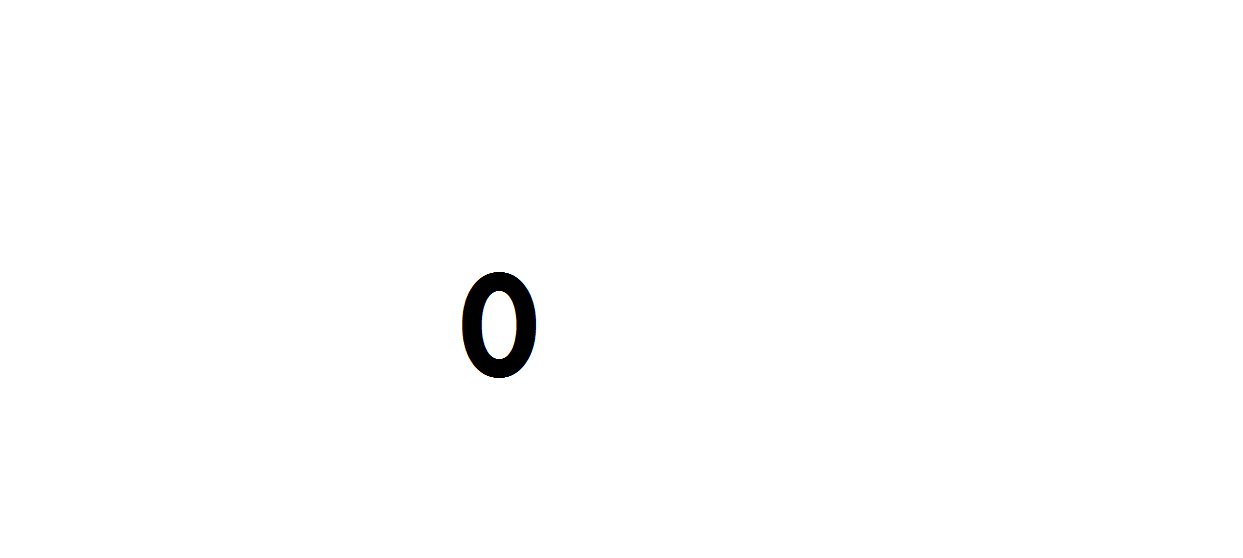
#> input picture detect_number/z0.png, 1243 x 558 px; its folder holds 4 pictures in this run
$ python test12.py
#> lines starting #> are read from the running program, lines starting #| are printed output that depends on the picture; after the words box and inside, x2 and y2 are one past the last pixel; in counts of white or black regions, pixels touching at a corner belong together
from imutils import contours
from skimage import measure
import numpy as np
import argparse
import imutils
import cv2
import time

province = []
for i in range(10):
    pro = ('z%d.png'%i)
    province.append(pro)
#print(province)

for j in range(len(province)):
    image = cv2.imread(province[j],1)
#> image is the input picture: shape (558, 1243, 3); mean B, G, R 253.4, 253.4, 253.4
    gray = cv2.cvtColor(image, cv2.COLOR_BGR2GRAY)
    blurred = cv2.GaussianBlur(gray, (1, 1), 0)
    thresh = ~(cv2.threshold(blurred, 200, 255, cv2.THRESH_BINARY)[1])
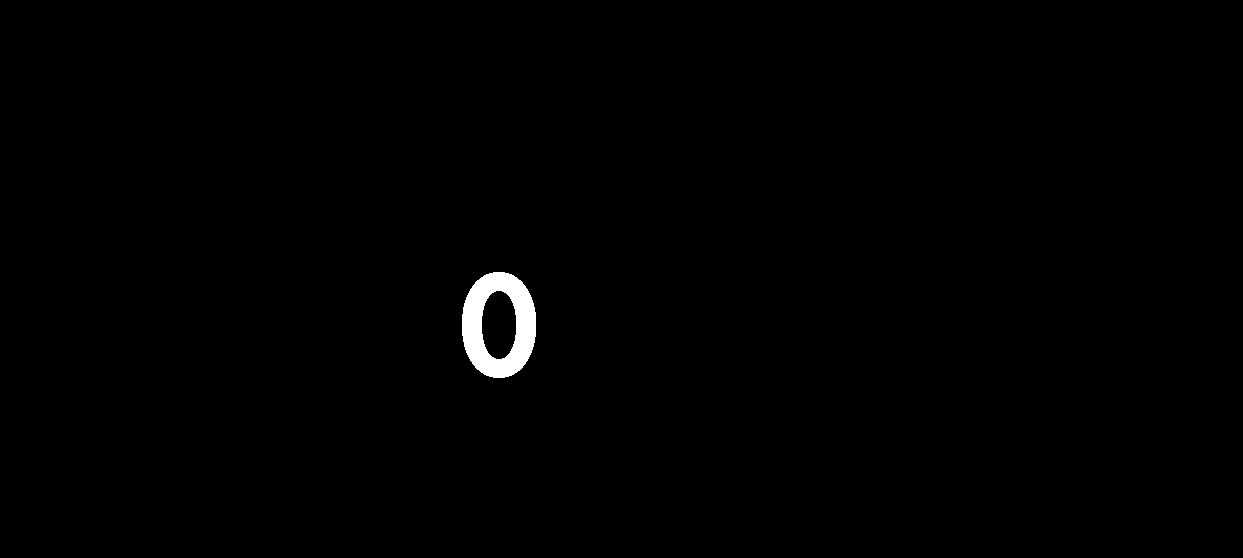
#> thresh: shape (558, 1243); 0.65% white; 1 white region, box (x1, y1, x2, y2) and area: (462, 272, 536, 378) 4487
    cv2.imshow("test",thresh)
    sum_col = sum(thresh)
#> sum_col = 1243 values, max 234 at index 462, min 0 at index 0, mean 11.63

    for i in range(len(sum_col)):
        if sum_col[i] != 0 :
            break
    print(i)
#| 462
    ini = i
#> ini = 462

    sum_col_rev = sum_col[::-1]
#> sum_col_rev = 1243 values, max 234 at index 780, min 0 at index 0, mean 11.63

    for i in range(len(sum_col_rev)):
        if sum_col_rev[i] != 0 :
            break

    fnl = len(sum_col_rev) - i
#> fnl = 536
    print(fnl)
#| 536

    sum_row = sum(cv2.transpose(thresh))
#> sum_row = 558 values, max 244 at index 272, min 0 at index 0, mean 40.59

    for i in range(len(sum_row)):
        if sum_row[i] != 0 :
            break
    print(i)
#| 272
    ini_r = i
#> ini_r = 272

    sum_row_rev = sum_row[::-1]
#> sum_row_rev = 558 values, max 244 at index 180, min 0 at index 0, mean 40.59

    for i in range(len(sum_row_rev)):
        if sum_row_rev[i] != 0 :
            break

    fnl_r = len(sum_row_rev) - i
#> fnl_r = 378
    print(fnl)
#| 536

    image = image[ini_r:fnl_r , ini:fnl]
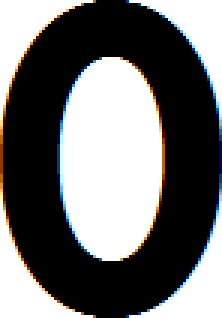
#> image: shape (106, 74, 3) (shown 3 times larger); mean B, G, R 112.3, 112.2, 112.4


    # show the output image
    cv2.imshow("Image", image)
    cv2.imwrite(('province_crop%d.jpg'%j),image)
    cv2.destroyAllWindows()
#> pass 2 of the loop `for j in range(len(province)):`:
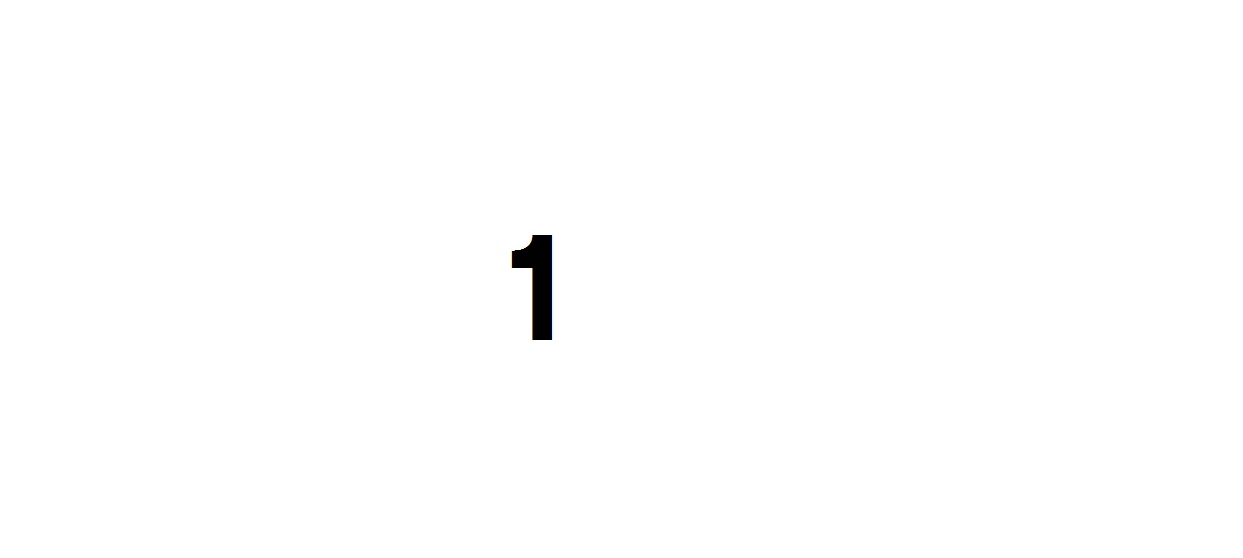
#> input picture detect_number/z1.png, 1243 x 558 px
#> image is the input picture: shape (558, 1243, 3); mean B, G, R 254.1, 254.1, 254.1
#> `thresh = ~(cv2.threshold(blurred, 200, 255, cv2.THRESH_BINARY)[1])`:
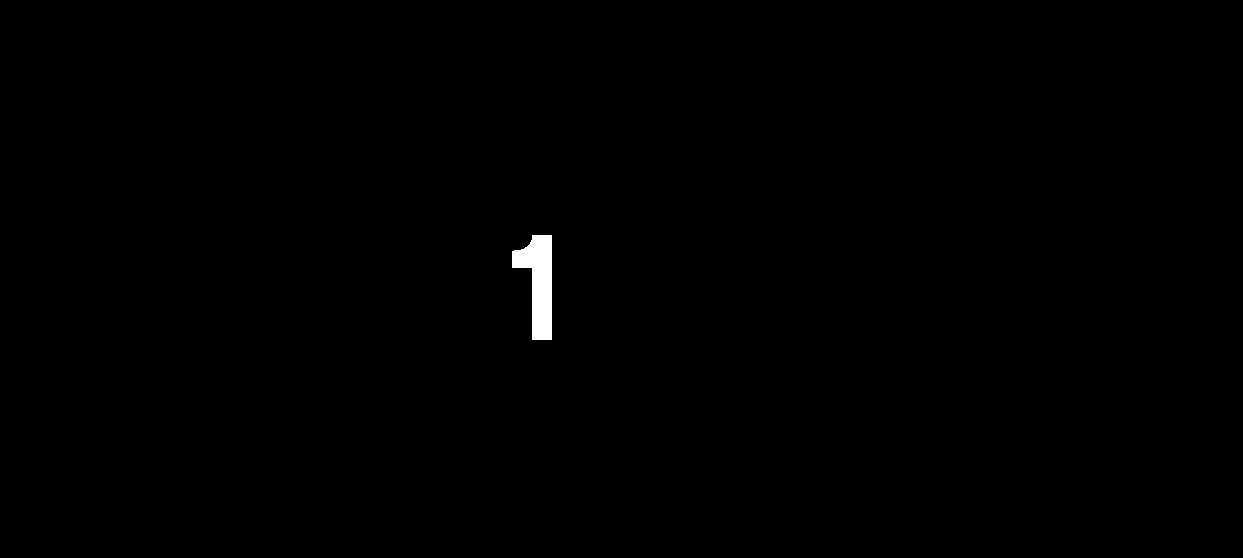
#> thresh: shape (558, 1243); 0.36% white; 1 white region, box (x1, y1, x2, y2) and area: (512, 235, 552, 340) 2502
#> sum_col = 1243 values, max 239 at index 512, min 0 at index 0, mean 6.23
#| 512
#> ini = 512
#> sum_col_rev = 1243 values, max 239 at index 729, min 0 at index 0, mean 6.23
#> fnl = 552
#| 552
#> sum_row = 558 values, max 236 at index 235, min 0 at index 0, mean 43.69
#| 235
#> ini_r = 235
#> sum_row_rev = 558 values, max 236 at index 218, min 0 at index 0, mean 43.69
#> fnl_r = 340
#| 552
#> `image = image[ini_r:fnl_r , ini:fnl]`:
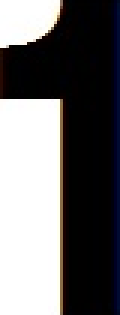
#> image: shape (105, 40, 3) (shown 3 times larger); mean B, G, R 106.8, 105.6, 107.1
#> pass 3 of the loop `for j in range(len(province)):`:
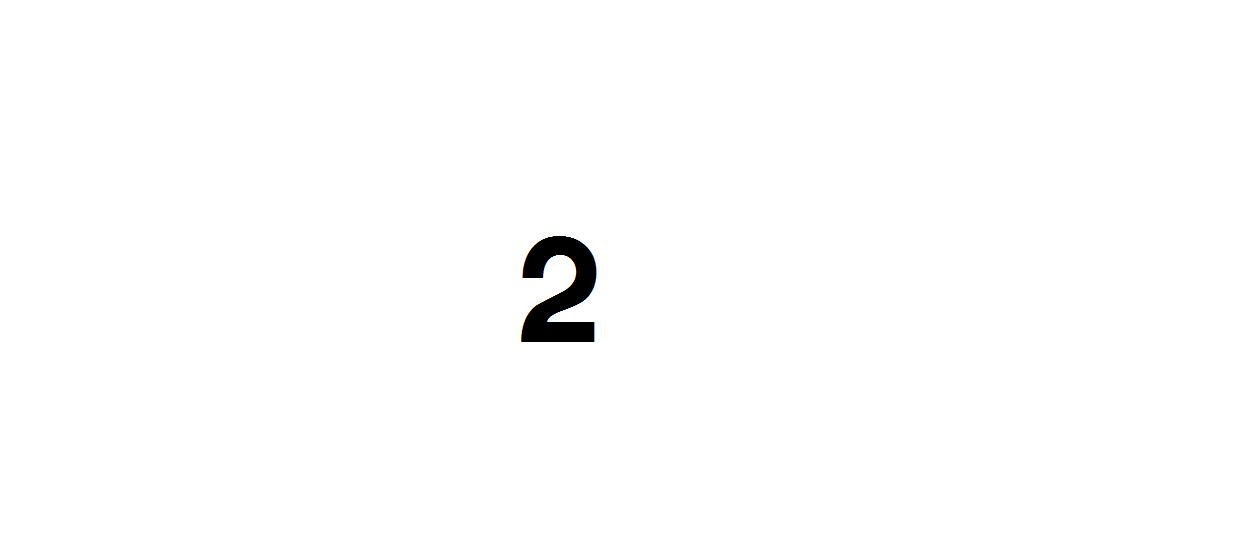
#> input picture detect_number/z2.png, 1243 x 558 px
#> image is the input picture: shape (558, 1243, 3); mean B, G, R 253.3, 253.3, 253.3
#> `thresh = ~(cv2.threshold(blurred, 200, 255, cv2.THRESH_BINARY)[1])`:
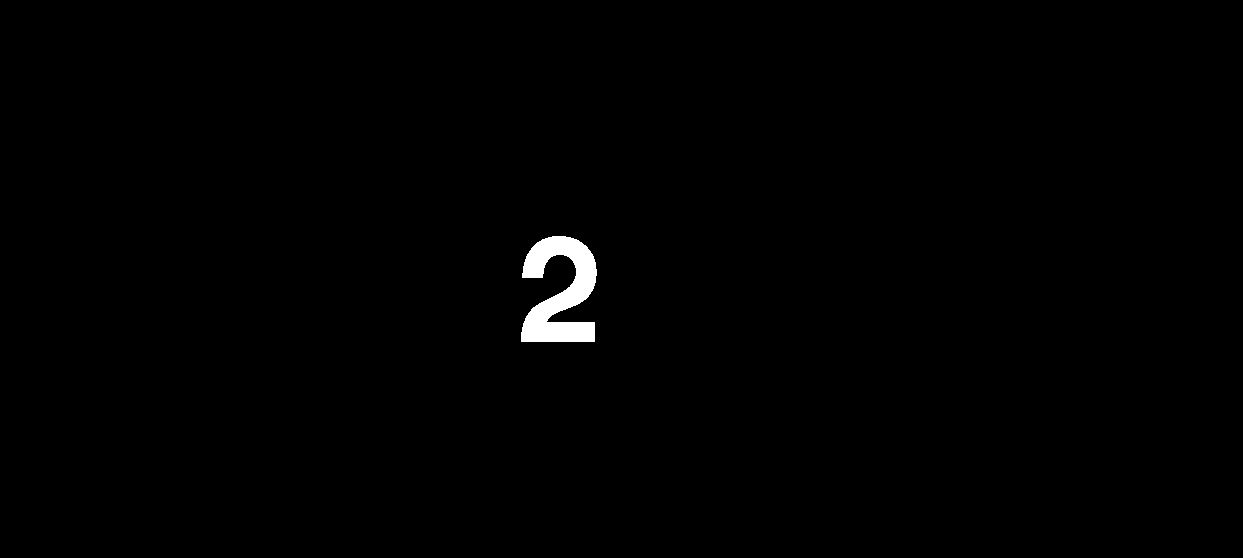
#> thresh: shape (558, 1243); 0.68% white; 1 white region, box (x1, y1, x2, y2) and area: (521, 236, 597, 342) 4730
#> sum_col = 1243 values, max 249 at index 596, min 0 at index 0, mean 11.85
#| 521
#> ini = 521
#> sum_col_rev = 1243 values, max 249 at index 646, min 0 at index 0, mean 11.85
#> fnl = 597
#| 597
#> sum_row = 558 values, max 242 at index 236, min 0 at index 0, mean 40.15
#| 236
#> ini_r = 236
#> sum_row_rev = 558 values, max 242 at index 321, min 0 at index 0, mean 40.15
#> fnl_r = 342
#| 597
#> `image = image[ini_r:fnl_r , ini:fnl]`:
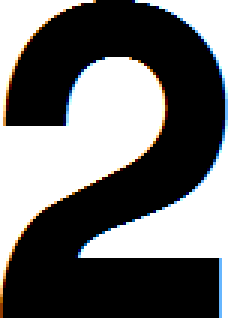
#> image: shape (106, 76, 3) (shown 3 times larger); mean B, G, R 108, 108, 108
#> (the run stopped early here; a loop or call above may not have finished)
